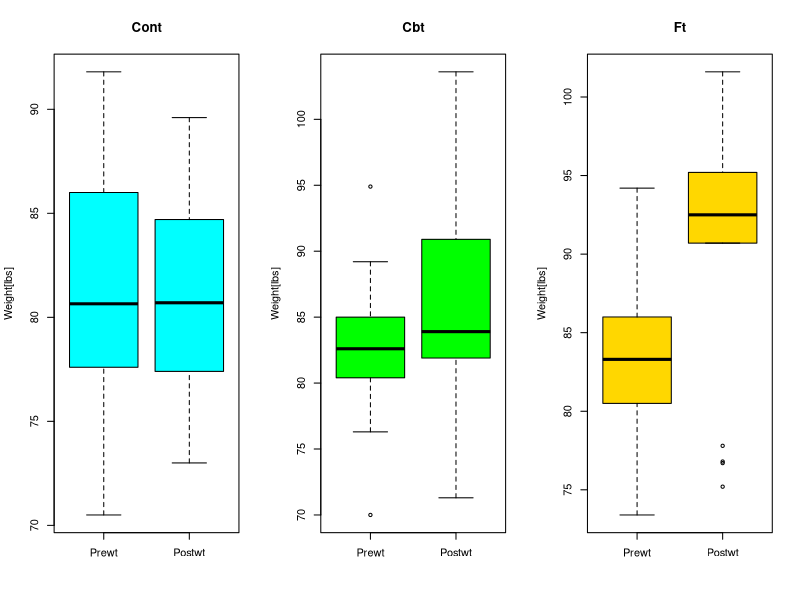
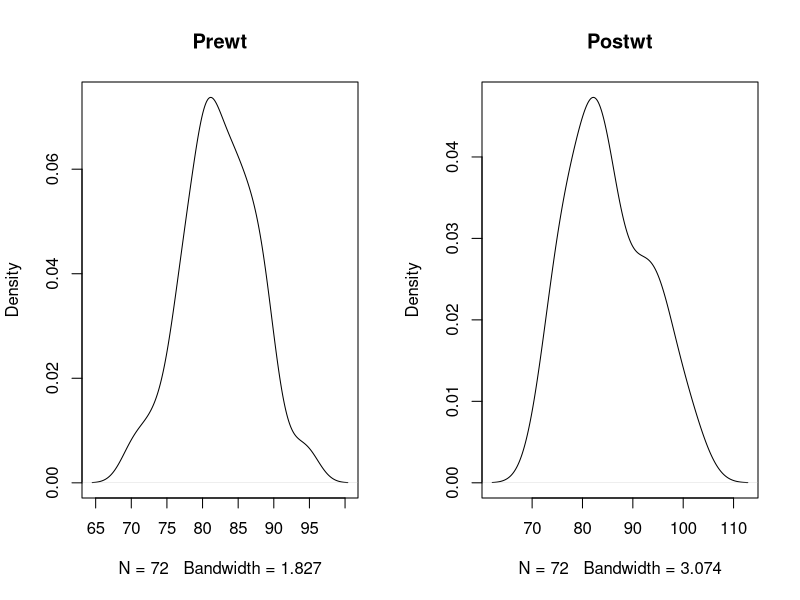

Write R code to recreate these figures, in order.
library(MASS);
library(psych);
library(nortest);
data_axia=anorexia;
head(data_axia)

data_axia_cont = subset(data_axia , Treat  == 'Cont');
data_axia_cbt = subset(data_axia , Treat  == 'CBT');
data_axia_ft = subset(data_axia , Treat  == 'FT');

#Estadistica Control
describe(data_axia_cont,skew=FALSE)

#Estadistica CBT
describe(data_axia_cbt,skew=FALSE)

#Estadistica
describe(data_axia_ft,skew=FALSE) 

par(mfrow=c(1,3)); #Define numero de graficos a imprimir en pantalla
boxplot(data_axia_cont[,2:3], main="Cont", ylab="Weight[lbs]", col="cyan");
boxplot(data_axia_cbt[,2:3], main="Cbt", ylab="Weight[lbs]", col="green");
boxplot(data_axia_ft[,2:3], main="Ft", ylab="Weight[lbs]", col="gold");

par(mfrow=c(1,2));
plot(density(data_axia$Prewt), main="Prewt");
plot(density(data_axia$Postwt), main="Postwt");
